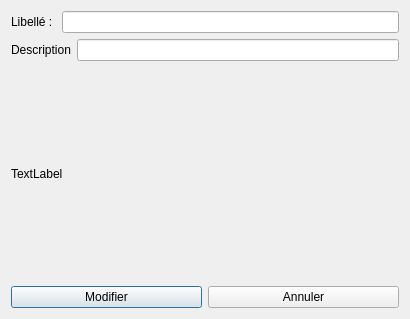
<?xml version="1.0" encoding="UTF-8"?>
<ui version="4.0">
 <class>DialogModifRayon</class>
 <widget class="QDialog" name="DialogModifRayon">
  <property name="geometry">
   <rect>
    <x>0</x>
    <y>0</y>
    <width>410</width>
    <height>319</height>
   </rect>
  </property>
  <property name="windowTitle">
   <string>Dialog</string>
  </property>
  <layout class="QHBoxLayout" name="horizontalLayout_4">
   <item>
    <layout class="QVBoxLayout" name="verticalLayout_2">
     <item>
      <layout class="QVBoxLayout" name="verticalLayout">
       <item>
        <layout class="QHBoxLayout" name="horizontalLayout">
         <item>
          <widget class="QLabel" name="label">
           <property name="text">
            <string>Libellé : </string>
           </property>
          </widget>
         </item>
         <item>
          <widget class="QLineEdit" name="lineEditModifLibRayon"/>
         </item>
        </layout>
       </item>
       <item>
        <layout class="QHBoxLayout" name="horizontalLayout_2">
         <item>
          <widget class="QLabel" name="labelDescModifRayon">
           <property name="text">
            <string>Description</string>
           </property>
          </widget>
         </item>
         <item>
          <widget class="QLineEdit" name="lineEditModifDescRayon"/>
         </item>
        </layout>
       </item>
       <item>
        <widget class="QLabel" name="labelModifRayonPhoto">
         <property name="text">
          <string>TextLabel</string>
         </property>
        </widget>
       </item>
      </layout>
     </item>
     <item>
      <layout class="QHBoxLayout" name="horizontalLayout_3">
       <item>
        <widget class="QPushButton" name="pushButtonValModifRayon">
         <property name="text">
          <string>Modifier</string>
         </property>
        </widget>
       </item>
       <item>
        <widget class="QPushButton" name="pushButtonAnnulModifRayon">
         <property name="text">
          <string>Annuler</string>
         </property>
        </widget>
       </item>
      </layout>
     </item>
    </layout>
   </item>
  </layout>
 </widget>
 <resources/>
 <connections/>
</ui>
